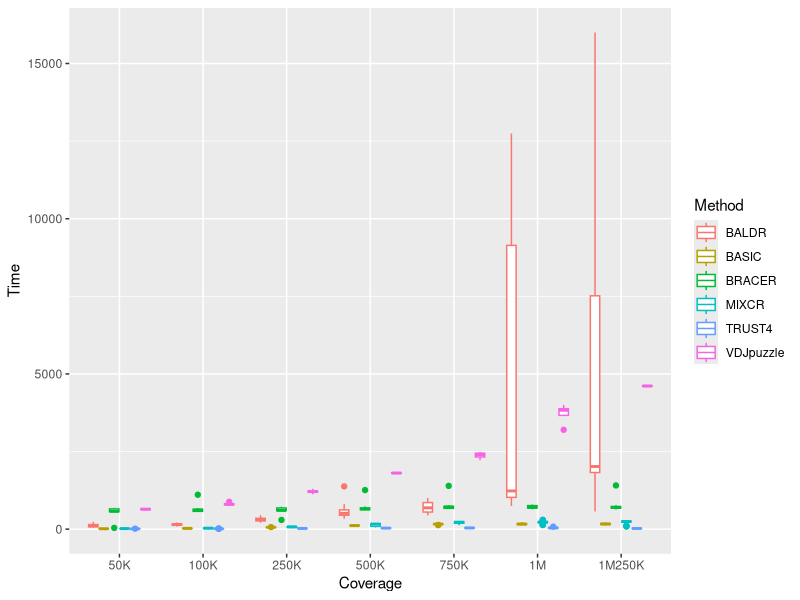

Here is the R script that generated this plot: (Note: this script raises an error after producing the figure.)
setwd("/cloud-data/snf-mgln-dds/AIDA/Bioinformatics/i0439277/RTcure/Benchmark/Pilot1_Sanger_TT/plot_time_execution/")
library(ggplot2)
library(tidyr)
library(plyr)
library(ggplot2)

time_exec <- read.table("Time_Execution_Methods_TT_plus_Linda.txt",header=T)
#names(time_exec)[8] <- "cov1mln.250k"
long_df <- time_exec
#long_df <- time_exec %>%  gather(coverage, time, cov50k:cov1mln.250k)
#long_df <- time_exec %>%  gather(coverage, time, Method)

head(long_df)
long_df$Time <- as.numeric(long_df$Time)
long_df$Coverage <- factor(long_df$Coverage, levels=c("50K", "100K", "250K", "500K", "750K", "1M", "1M250K"))
long_df$Read_Length <- factor(long_df$Read_Length, levels=c("25bp", "50bp", "75bp", "100bp"))
head(long_df)

long_df_25bp <- subset(long_df, Read_Length  == "100bp")
head(long_df_25bp)

p<-ggplot(long_df_25bp, aes(x=Coverage, y=Time, color=Method)) +
  geom_boxplot()

p1 <- p+scale_y_continuous(trans = log2_trans(),
                     breaks = trans_breaks("log2", function(x) 2^x),
                     labels = trans_format("log2", math_format(2^.x)))

p1+ theme(axis.text=element_text(size=18),
          axis.title=element_text(size=18,face="bold"))+  theme(plot.title = element_text(hjust = 0.5))+theme(axis.text=element_text(size=14),axis.title=element_text(size=14,face="bold"))+ggtitle("")+ xlab("") + ylab("Time (Seconds)") +theme(text=element_text(size=15))+theme(axis.text.x = element_text(face="bold", color="#000001")) + theme(axis.text.y = element_text(face="bold", color="#000001"))+theme(text = element_text(size = 18, face="bold"))+theme(axis.title.y = element_text(size = 18))+theme(legend.text = element_text(size = 18,face="plain"))+theme(legend.title = element_text(size = 18))


